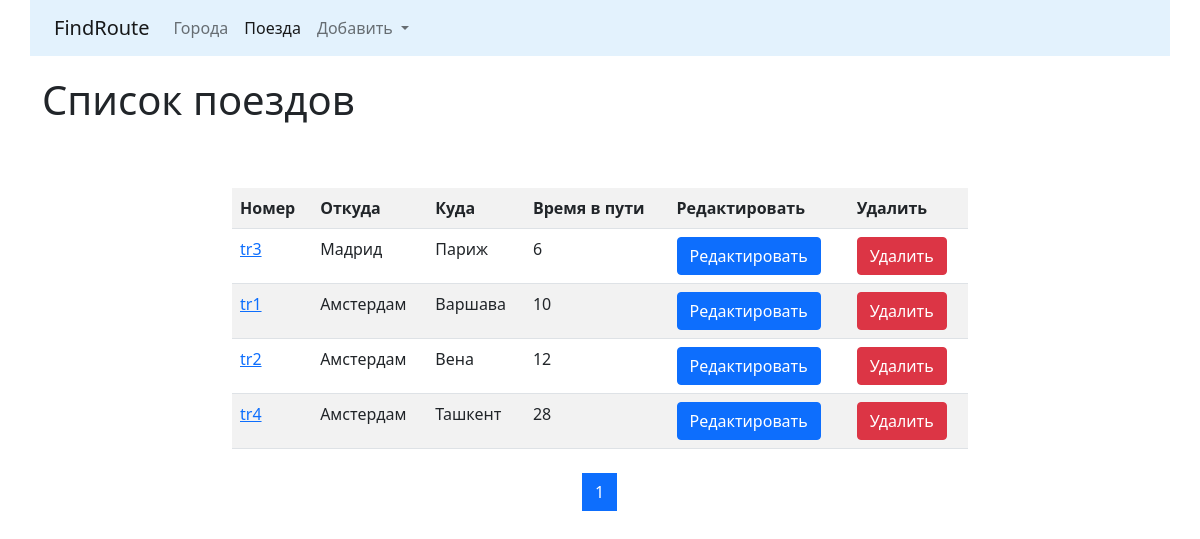
The page /trains/ on the database as committed earlier.
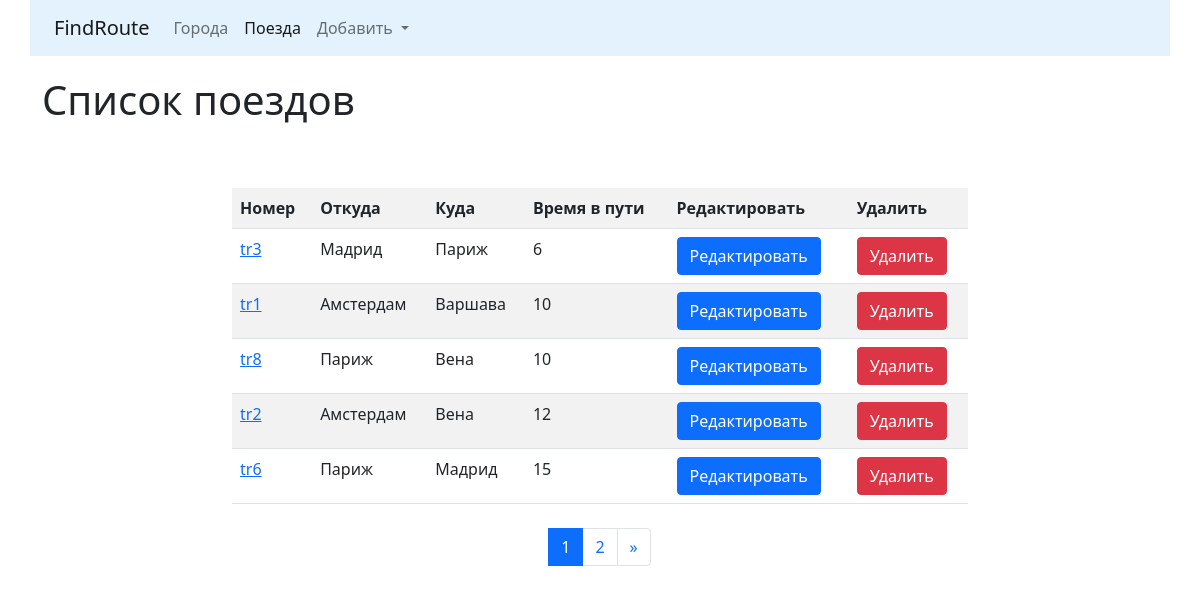
The same page on the database as committed later.
### trains/models.py (models this page shows, shortened)
class Train(models.Model):
    name = models.CharField(max_length=50, unique=True, verbose_name='Номер поезда')
    travel_time = models.PositiveSmallIntegerField(verbose_name='Время в пути')
    from_city = models.ForeignKey(City, on_delete=models.CASCADE, related_name='from_city_set',
                                  verbose_name='Из какого города')
    to_city = models.ForeignKey('cities.City', on_delete=models.CASCADE, related_name='to_city_set',
                                verbose_name='В какой город')
    class Meta:
        verbose_name = 'Поезд'
        verbose_name_plural = 'Поезда'
        ordering = ['travel_time']

### cities/models.py (models this page shows, shortened)
class City(models.Model):
    name = models.CharField(
        max_length=100, unique=True, verbose_name='Город'
    )
    def __str__(self):
        return self.name
    class Meta:
        verbose_name = 'Город'
        verbose_name_plural = 'Города'
        ordering = ['name']

### trains/views.py (the view)
# urls.py: path('', TrainListView.as_view(), name='home'),
class TrainListView(ListView):
    paginate_by = 5
    model = Train
    template_name = 'trains/home.html'

### trains/templates/trains/home.html (shortened to what this page needs)
{% extends 'base.html' %}
{% block content %}
<h1 style="margin-top: 20px">Список поездов</h1>
<div class="container">
    <div class="row">
    </div>
</div>
<div class="row">
    <div class="col-md-8 mx-auto my-2">
        <table class="table table-striped">
            <tr>
                <th>Номер</th>
                <th>Откуда</th>
                <th>Куда</th>
                <th>Время в пути</th>
                <th>Редактировать</th>
                <th>Удалить</th>
            </tr>
            {%for object in page_obj %}
            <tr>
                <td>
                    <a href="{% url 'trains:detail' pk=object.pk %}">{{object.name}}</a>
                </td>
                <td>{{object.from_city}}</td>
                <td>{{object.to_city}}</td>
                <td>{{object.travel_time}}</td>
                <td>
                    <a href="{% url 'trains:update' pk=object.pk %}">
                        <button class="btn btn-primary" type="submit">Редактировать</button>
                    </a>
                </td>
                <td>
                    <a href="{% url 'trains:delete' pk=object.pk %}">
                        <button class="btn btn-danger" type="submit">Удалить</button>
                    </a>
                </td>
            </tr>
            {% endfor %}
        </table>
    </div>
</div>
<nav>
    <ul class="pagination justify-content-center">
        {% for page in page_obj.paginator.page_range %}
        <li class="page-item {% if page == page_obj.number %} active {% endif %}">
            <a class="page-link" href="?page={{page}}">
                {{page}}
            </a>
        </li>
        {% endfor %}
        <li class="page-item">
            {% if page_obj.has_next %}
            <a class="page-link" href="?page={{ page_obj.next_page_number }}">
                <span aria-hidden="true">&raquo;</span>
            </a>
            {% endif %}
        </li>
    </ul>
</nav>
{% endblock %}

### templates/base.html (shortened to what this page needs)
{% url 'cities:home' as cities_home_url %}
{% url 'trains:home' as trains_home_url %}
{% url 'cities:create' as cities_create_url %}
{% url 'trains:create' as trains_create_url %}
<!doctype html>
<html lang="en">
<head>
    <link href="https://cdn.jsdelivr.net/npm/bootstrap@5.1.3/dist/css/bootstrap.min.css" rel="stylesheet"
>
    <link href="https://cdn.jsdelivr.net/npm/select2@4.1.0-rc.0/dist/css/select2.min.css" rel="stylesheet"/>
</head>
<body>
<nav class="navbar navbar-expand-lg navbar-light container" style="background-color: #e3f2fd;">
    <div class="container-fluid">
        <a class="navbar-brand" href="{% url 'home' %}">FindRoute</a>
        <div class="collapse navbar-collapse" id="navbarSupportedContent">
            <ul class="navbar-nav me-auto mb-2 mb-lg-0">
                <li class="nav-item">
                    <a class="nav-link {% if request.path == cities_home_url %}active{% endif %}" aria-current="page"
                       href="{% url 'cities:home' %}">Города</a>
                </li>
                <li class="nav-item">
                    <a class="nav-link {% if request.path == trains_home_url %}active{% endif %}"
                       href="{% url 'trains:home' %}">Поезда</a>
                </li>
                <li class="nav-item dropdown">
                    <a class="nav-link dropdown-toggle {% if request.path == cities_create_url or request.path == trains_create_url %}active{% endif %}"
                       href="#" id="navbarDropdown" role="button"
                       data-bs-toggle="dropdown" aria-expanded="false">
                        Добавить
                    </a>
                </li>
            </ul>
        </div>
    </div>
</nav>
<div class="container">
    {% block content %}{% endblock %}
</div>
</body>
</html>

Rows that differ between the two databases and show on the page:
no longer on this page (row unchanged): Train: name "tr4", from_city "Амстердам", to_city "Ташкент", travel_time "28"
added Train: name "tr8", from_city "Париж", to_city "Вена", travel_time "10"
added Train: name "tr6", from_city "Париж", to_city "Мадрид", travel_time "15"
Other text that changed with them:
new list line: "2"
